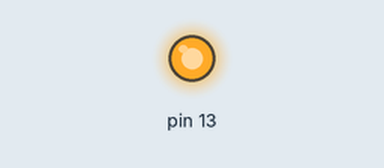
Recording of a sketch running on a simulated Arduino Uno, built with avr-gcc and run on an emulated ATmega328P. Shown: output pins drawn as LEDs (lit = HIGH).

Above: at 0.1 s.
At 29.1 s:
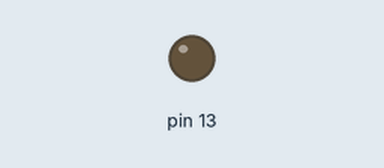
Timing chart, 0 to 40.0 s (numbered marks = the images above):
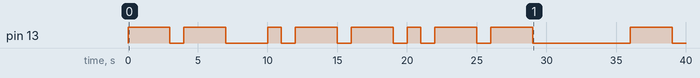

Measured:
- by itself, pin 13: LOW → HIGH at 0.00 s, → LOW 3.0 s later, → HIGH 1.0 s later, → LOW 3.0 s later, … (18 changes in this stretch)

The sketch:

sketch_Myfirst.ino
```cpp
void setup() {
  //we want to see if pin 13 is installed by default
  pinMode(13,OUTPUT);

}

void loop() {
  // blink LED light in morse code say: May the force be with you

  digitalWrite(13,HIGH);
  delay(3000);
  digitalWrite(13,LOW);
  delay(1000);
  digitalWrite(13,HIGH);
  delay(3000);
  digitalWrite(13,LOW);//M
  delay(3000);

  digitalWrite(13,HIGH);
  delay(1000);
  digitalWrite(13,LOW);
  delay(1000);
  digitalWrite(13,HIGH);
  delay(3000);
  digitalWrite(13,LOW);//A
  delay(1000);

  digitalWrite(13,HIGH);
  delay(3000);
  digitalWrite(13,LOW);
  delay(1000);
  digitalWrite(13,HIGH);
  delay(1000);
  digitalWrite(13,LOW);
  delay(1000);
  digitalWrite(13,HIGH);
  delay(3000);
  digitalWrite(13,LOW);
  delay(1000);
  digitalWrite(13,HIGH);
  delay(3000);
  digitalWrite(13,LOW); //Y


  delay(7000);//end of word


  digitalWrite(13,HIGH);
  delay(3000);
  digitalWrite(13,LOW); //T
  delay(1000);
  digitalWrite(13,HIGH);
  delay(1000);
  digitalWrite(13,LOW);
  delay(1000);
  digitalWrite(13,HIGH);
  delay(1000);
  digitalWrite(13,LOW);
  delay(1000);
  digitalWrite(13,HIGH);
  delay(1000);
  digitalWrite(13,LOW);
  delay(1000);
  digitalWrite(13,HIGH);
  delay(1000);
  digitalWrite(13,LOW); //H
  delay(1000);

  digitalWrite(13,HIGH);
  delay(1000);
  digitalWrite(13,LOW); //E

  delay(7000); //end of word


  digitalWrite(13,HIGH);
  delay(1000);
  digitalWrite(13,LOW);
  delay(1000);
  digitalWrite(13,HIGH);
  delay(1000);
  digitalWrite(13,LOW);
  delay(1000);
  digitalWrite(13,HIGH);
  delay(3000);
  digitalWrite(13,LOW);
  delay(1000);
  digitalWrite(13,HIGH);
  delay(1000);
  digitalWrite(13,LOW); //F
  delay(1000);

  digitalWrite(13,HIGH);
  delay(3000);
  digitalWrite(13,LOW);
  delay(1000);
  digitalWrite(13,HIGH);
  delay(3000);
  digitalWrite(13,LOW);
  delay(1000);
  digitalWrite(13,HIGH);
  delay(3000);
  digitalWrite(13,LOW); //O
  delay(1000);

  digitalWrite(13,HIGH);
  delay(1000);
  digitalWrite(13,LOW);
  delay(1000);
  digitalWrite(13,HIGH);
  delay(3000);
  digitalWrite(13,LOW);
  delay(1000);
  digitalWrite(13,HIGH);
  delay(1000);
  digitalWrite(13,LOW); //R
  delay(1000);

  digitalWrite(13,HIGH);
  delay(3000);
  digitalWrite(13,LOW);
  delay(1000);
  digitalWrite(13,HIGH);
  delay(1000);
  digitalWrite(13,LOW);
  delay(1000);
  digitalWrite(13,HIGH);
  delay(3000);
  digitalWrite(13,LOW);
  delay(1000);
  digitalWrite(13,HIGH);
  delay(1000);
  digitalWrite(13,LOW); //C
  delay(1000);

  digitalWrite(13,HIGH);
  delay(1000);
  digitalWrite(13,LOW); //E

  delay(7000); //end of word

  digitalWrite(13,HIGH);
  delay(3000);
  digitalWrite(13,LOW);
  delay(1000);
  digitalWrite(13,HIGH);
  delay(1000);
  digitalWrite(13,LOW);
  delay(1000);
  digitalWrite(13,HIGH);
  delay(1000);
  digitalWrite(13,LOW);
  delay(1000);
  digitalWrite(13,HIGH);
  delay(1000);
  digitalWrite(13,LOW); //B
  delay(1000);

  digitalWrite(13,HIGH);
  delay(1000);
  digitalWrite(13,LOW); //E
  delay(1000);

  digitalWrite(13,HIGH);
  delay(1000);
  digitalWrite(13,LOW);
  delay(1000);
  digitalWrite(13,HIGH);
  delay(3000);
  digitalWrite(13,LOW);
  delay(1000);
  digitalWrite(13,HIGH);
  delay(3000);
  digitalWrite(13,LOW); //W
  delay(1000);

  digitalWrite(13,HIGH);
  delay(1000);
  digitalWrite(13,LOW);
  delay(1000);
  digitalWrite(13,HIGH);
  delay(1000);
  digitalWrite(13,LOW);//I
  delay(1000);

  digitalWrite(13,HIGH);
  delay(3000);
  digitalWrite(13,LOW); //T
  delay(1000);

  digitalWrite(13,HIGH);
  delay(1000);
  digitalWrite(13,LOW);
  delay(1000);
  digitalWrite(13,HIGH);
  delay(1000);
  digitalWrite(13,LOW);
  delay(1000);
  digitalWrite(13,HIGH);
  delay(1000);
  digitalWrite(13,LOW);
  delay(1000);
  digitalWrite(13,HIGH);
  delay(1000);
  digitalWrite(13,LOW); //H

  delay(7000); //end of word

  digitalWrite(13,HIGH);
  delay(3000);
  digitalWrite(13,LOW);
  delay(1000);
  digitalWrite(13,HIGH);
  delay(1000);
  digitalWrite(13,LOW);
  delay(1000);
  digitalWrite(13,HIGH);
  delay(3000);
  digitalWrite(13,LOW);
  delay(1000);
  digitalWrite(13,HIGH);
  delay(3000);
  digitalWrite(13,LOW); //Y
  delay(1000);

  digitalWrite(13,HIGH);
  delay(3000);
  digitalWrite(13,LOW);
  delay(1000);
  digitalWrite(13,HIGH);
  delay(3000);
  digitalWrite(13,LOW);
  delay(1000);
  digitalWrite(13,HIGH);
  delay(3000);
  digitalWrite(13,LOW); //O
  delay(1000);

  digitalWrite(13,HIGH);
  delay(1000);
  digitalWrite(13,LOW);
  delay(1000);
  digitalWrite(13,HIGH);
  delay(1000);
  digitalWrite(13,LOW);
  delay(1000);
  digitalWrite(13,HIGH);
  delay(3000);
  digitalWrite(13,LOW); //U
  delay(10000);


}
```
